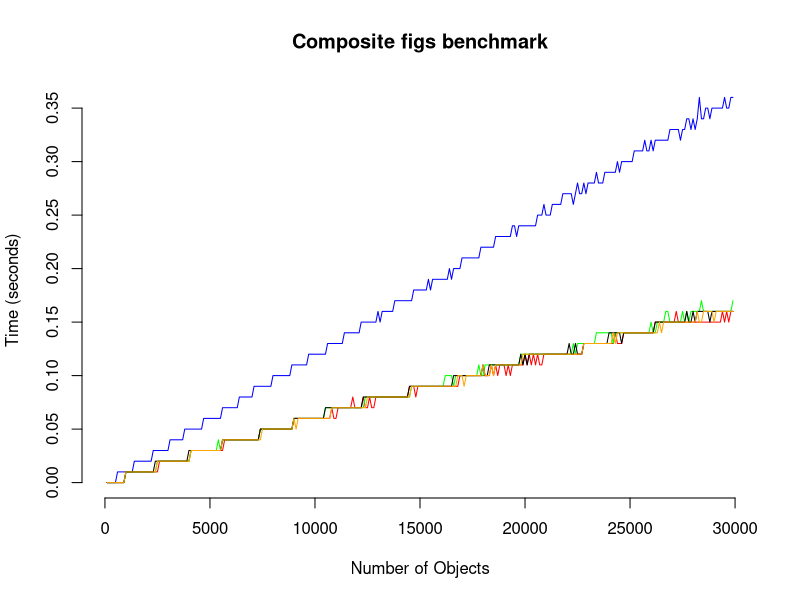
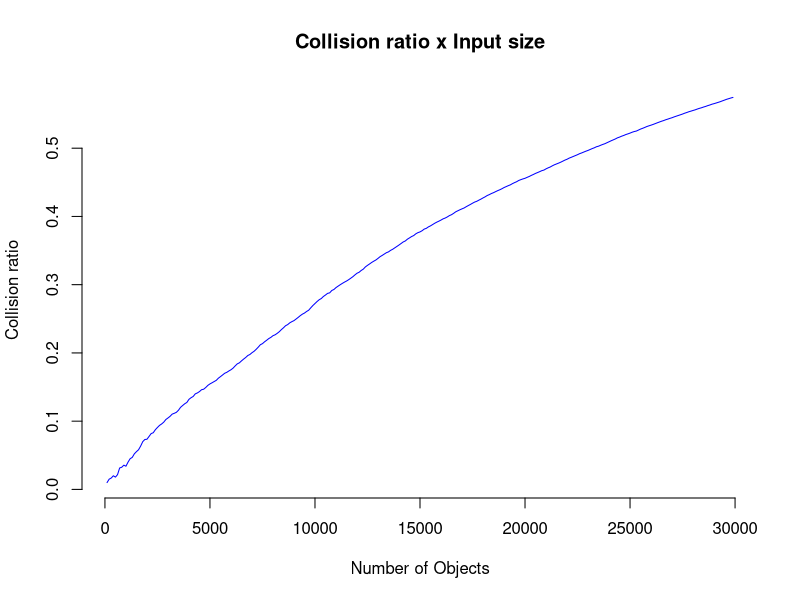

These figures' R source, in order:
f1 <- read.csv(file = "csv/original.csv")
f2 <- read.csv(file = "csv/unsafe-memo.csv")
f3 <- read.csv(file = "csv/guarded.csv")
f4 <- read.csv(file = "csv/alias-set.csv")
f5 <- read.csv(file = "csv/collisions.csv")
f6 <- read.csv(file = "csv/alias-set-opt.csv")

plot(f1$n, f1$time, main = "Composite figs benchmark", xlab = "Number of Objects", ylab = "Time (seconds)", type = "l", frame = FALSE, col = "blue")
lines(f2$n, f2$time, col = "red", type = "l")
lines(f3$n, f3$time, col = "green", type = "l")
lines(f4$n, f4$time, col = "black", type = "l")
lines(f6$n, f6$time, col = "orange", type = "l")


legend(0, 0.6,
	legend=c("Original", "Unsafe memoization", "Guarded memoization", "Alias set", "Optimized alias set"),
	pch=c(19, 19, 19, 19, 19),
	col=c("blue", "red", "green", "black", "orange"))


plot(f1$n, f5$collisions / f1$n, main = "Collision ratio x Input size", xlab = "Number of Objects", ylab = "Collision ratio", type = "l", frame = FALSE, col = "blue")
